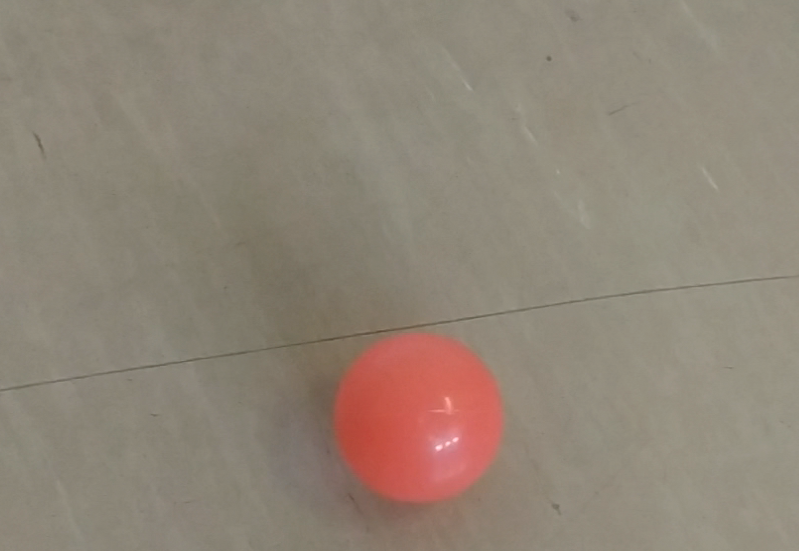
#> input picture ball.png, 799 x 551 px
$ jupyter execute ballTracking.ipynb   (shell and % lines are left out)
#> lines starting #> are read from the running program, lines starting #| are printed output that depends on the picture; after the words box and inside, x2 and y2 are one past the last pixel; in counts of white or black regions, pixels touching at a corner belong together
[cell 1]
import cv2
import numpy as np
import matplotlib.pyplot as plt
import imutils
from google.colab.patches import cv2_imshow

[cell 2]
img = cv2.imread('ball.png')
#> img is the input picture: shape (551, 799, 3); mean B, G, R 118.8, 132.8, 144.2
img = cv2.cvtColor(img, cv2.COLOR_BGR2RGB)
hsv = cv2.cvtColor(img, cv2.COLOR_RGB2HSV)
#> hsv: shape (551, 799, 3); mean H, S, V 20.4, 43.1, 144.2
plt.imshow(hsv)

[cell 3]
l_red=np.array([0,100,100])
u_red=np.array([100,255,255])
mask = cv2.inRange(hsv, l_red, u_red)
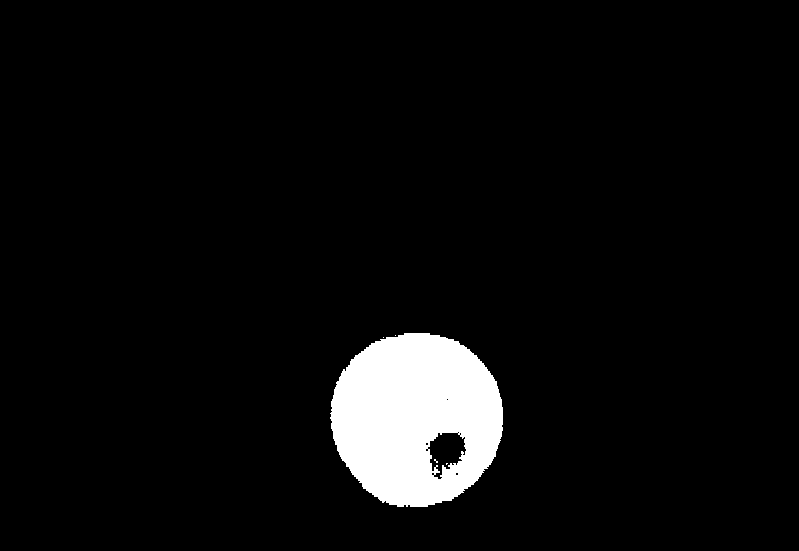
#> mask: shape (551, 799); 5.1% white; 5 white regions (4 under 20 px), largest, box (x1, y1, x2, y2) and area: (330, 333, 503, 507) 22545
plt.imshow(mask)

[cell 4]
res = cv2.bitwise_and(img,img, mask= mask)
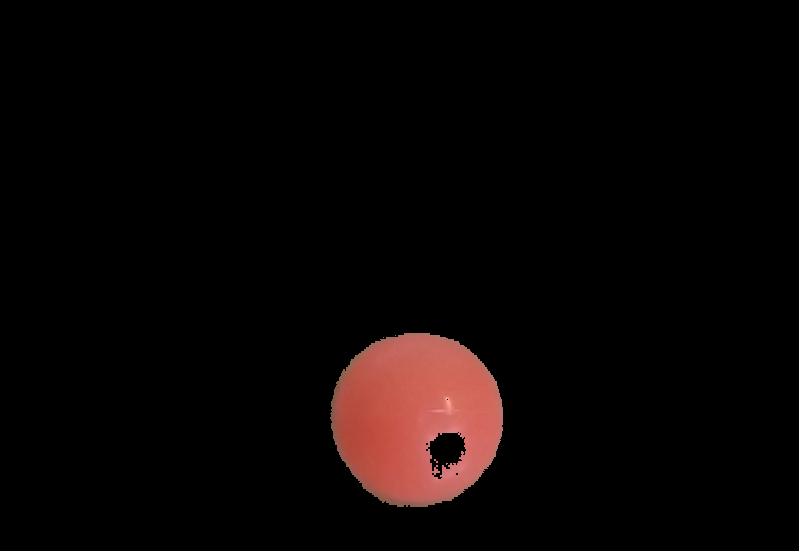
#> res: shape (551, 799, 3); mean R, G, B 10.1, 5, 4.4
plt.imshow(res)

[cell 5]
kernel = np.ones((25,25),np.uint8)
dilation = cv2.dilate(res,kernel,iterations =1)
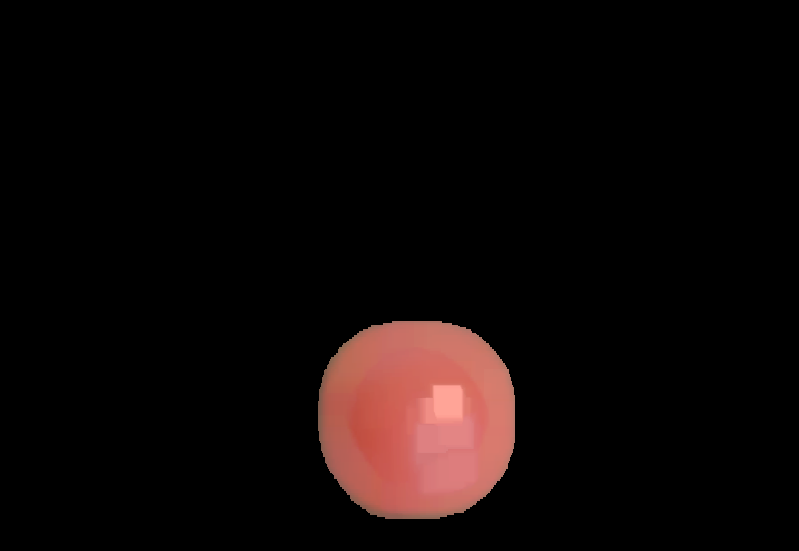
#> dilation: shape (551, 799, 3); mean R, G, B 15, 8.1, 7.4

[cell 6]
res = cv2.morphologyEx(res, cv2.MORPH_CLOSE, kernel)
plt.imshow(res)

[cell 7]
gray = cv2.cvtColor(res, cv2.COLOR_RGB2GRAY)
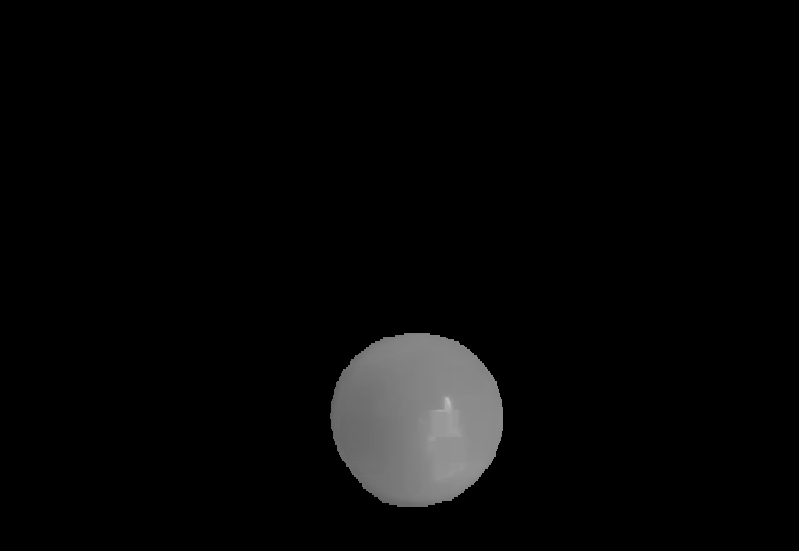
#> gray: shape (551, 799); min 0, max 190, mean 6.9
blurred = cv2.GaussianBlur(gray, (5, 5), 0)
thresh = cv2.threshold(blurred, 60, 255, cv2.THRESH_BINARY)[1]
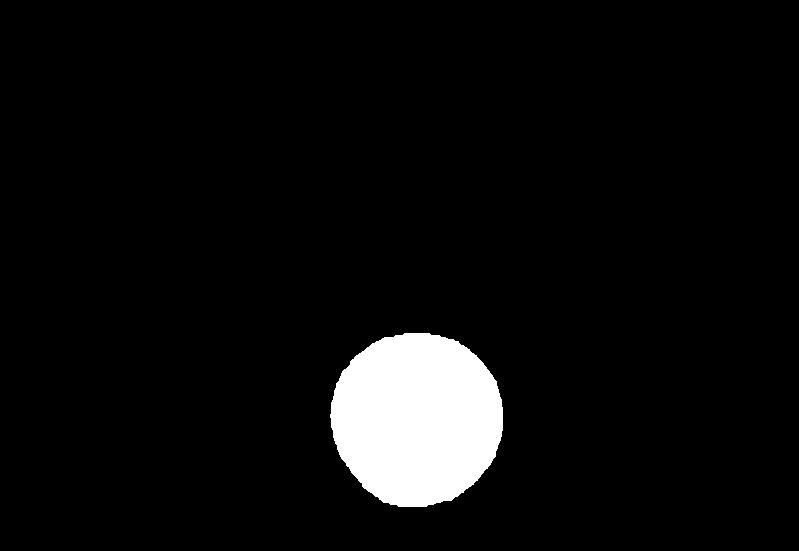
#> thresh: shape (551, 799); 5.4% white; 1 white region
cnts = cv2.findContours(thresh.copy(), cv2.RETR_EXTERNAL, cv2.CHAIN_APPROX_SIMPLE)
#> cnts = 1 contour; box (x1, y1, x2, y2) and area: (330, 333, 503, 507) 23386
cnts = imutils.grab_contours(cnts)

[cell 8]
for c in cnts:
	# compute the center of the contour
	M = cv2.moments(c)
	cX = int(M["m10"] / M["m00"])
	cY = int(M["m01"] / M["m00"])
	# draw the contour and center of the shape on the image
	cv2.drawContours(res, [c], -1, (0, 255, 0), 2)
	cv2.circle(res, (cX, cY), 7, (255, 255, 255), -1)
	cv2.putText(res, "center", (cX - 20, cY - 20),
		cv2.FONT_HERSHEY_SIMPLEX, 0.5, (255, 255, 255), 2)
	# show the image
	cv2_imshow(res)
	cv2.waitKey(0)
#> this loop made 1 pass
#> (cX, cY) on pass 1: (416, 418)
#> pass 1, `cv2_imshow(res)`:
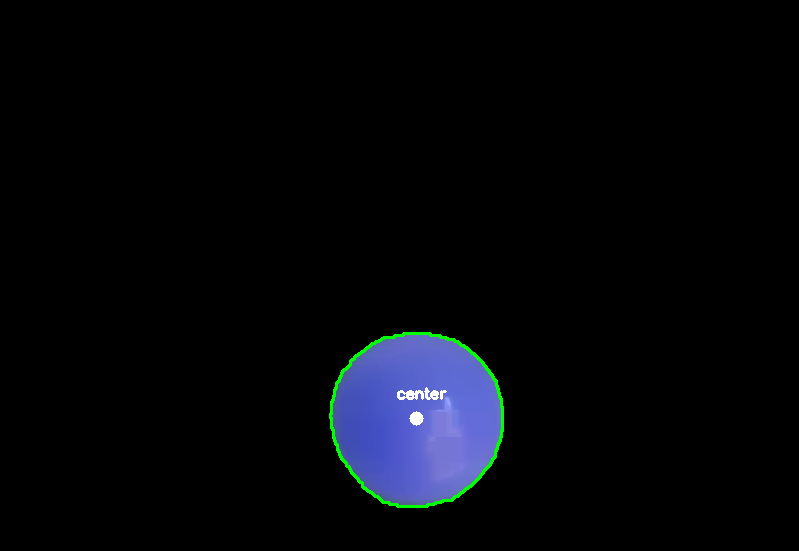
#> shown: shape (551, 799, 3); mean B, G, R 10.3, 6.3, 4.8
